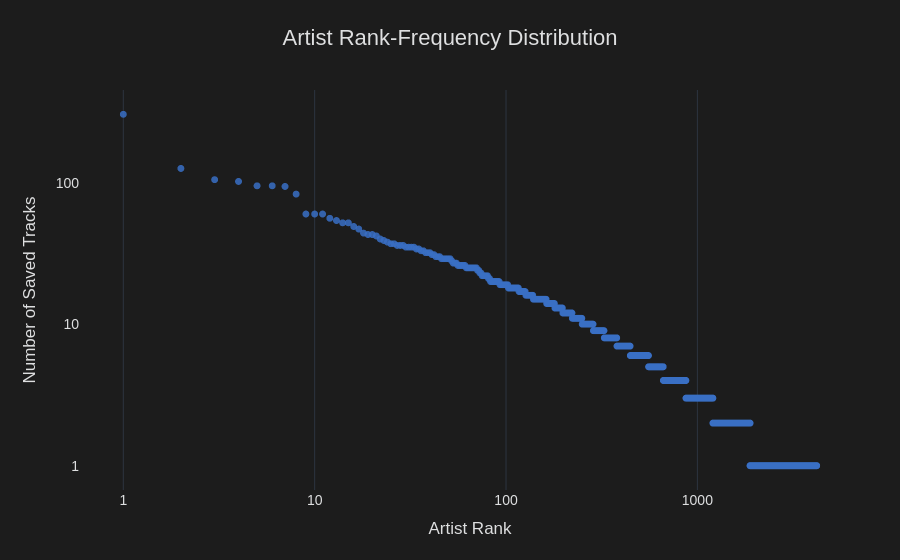

Notebook source saved alongside this figure:
### Code cell
# Build figure.
fig = px.scatter(
    artist_frequency,
    x = "rank",
    y = "count",
    log_x = True,
    log_y = True,
    title = "Artist Rank-Frequency Distribution",
    labels = {
        "rank": "Artist Rank",
        "count": "Number of Saved Tracks"
    },
    hover_data = ["primary_artist"]
)

fig.update_layout(
    plot_bgcolor  = plot_colour,
    paper_bgcolor = paper_colour,
    title = title_format,
    font = other_font, 
    margin = dict(l=80, r=40, t=90, b=70),
    bargap = bar_gap,
    showlegend = False
)

fig.update_traces(
    marker = dict(
        color = marker_colour,
        size = 6.9,
        opacity = 0.85,
        line = dict(width=0)
    )
)

fig.update_xaxes(
    showgrid = True,
    showline = False,
    zeroline = False,
    dtick = 1,
    gridcolor = grid_colour
)

fig.update_yaxes(
    showgrid = False,
    dtick = 1
)
fig.show()

### Figure 1 — Plotly figure (JSON) as saved in the notebook; plotly's stock layout.template omitted (floating-point values rounded to 4 significant figures; data arrays with more than 128 entries replaced by an {"elided": "..."} marker saying what was removed)
{"data": [{"customdata": {"elided": "4202x1 str values"}, "hovertemplate": "Artist Rank=%{x}<br>Number of Saved Tracks=%{y}<br>primary_artist=%{customdata[0]}<extra></extra>", "legendgroup": "", "marker": {"color": "#396FC4", "line": {"width": 0}, "opacity": 0.85, "size": 6.9, "symbol": "circle"}, "mode": "markers", "name": "", "showlegend": false, "type": "scattergl", "x": {"elided": "4202 int values"}, "xaxis": "x", "y": {"elided": "4202 int values"}, "yaxis": "y"}], "layout": {"bargap": 0.25, "font": {"color": "#DEDFE0", "family": "Arial", "size": 14}, "legend": {"tracegroupgap": 0}, "margin": {"b": 70, "l": 80, "r": 40, "t": 90}, "paper_bgcolor": "#1C1C1C", "plot_bgcolor": "#1C1C1C", "showlegend": false, "title": {"font": {"color": "#DEDFE0", "family": "Arial", "size": 22}, "text": "Artist Rank-Frequency Distribution", "x": 0.5}, "xaxis": {"anchor": "y", "domain": [0, 1], "dtick": 1, "gridcolor": "#2D3540", "showgrid": true, "showline": false, "title": {"text": "Artist Rank"}, "type": "log", "zeroline": false}, "yaxis": {"anchor": "x", "domain": [0, 1], "dtick": 1, "showgrid": false, "title": {"text": "Number of Saved Tracks"}, "type": "log"}}}
